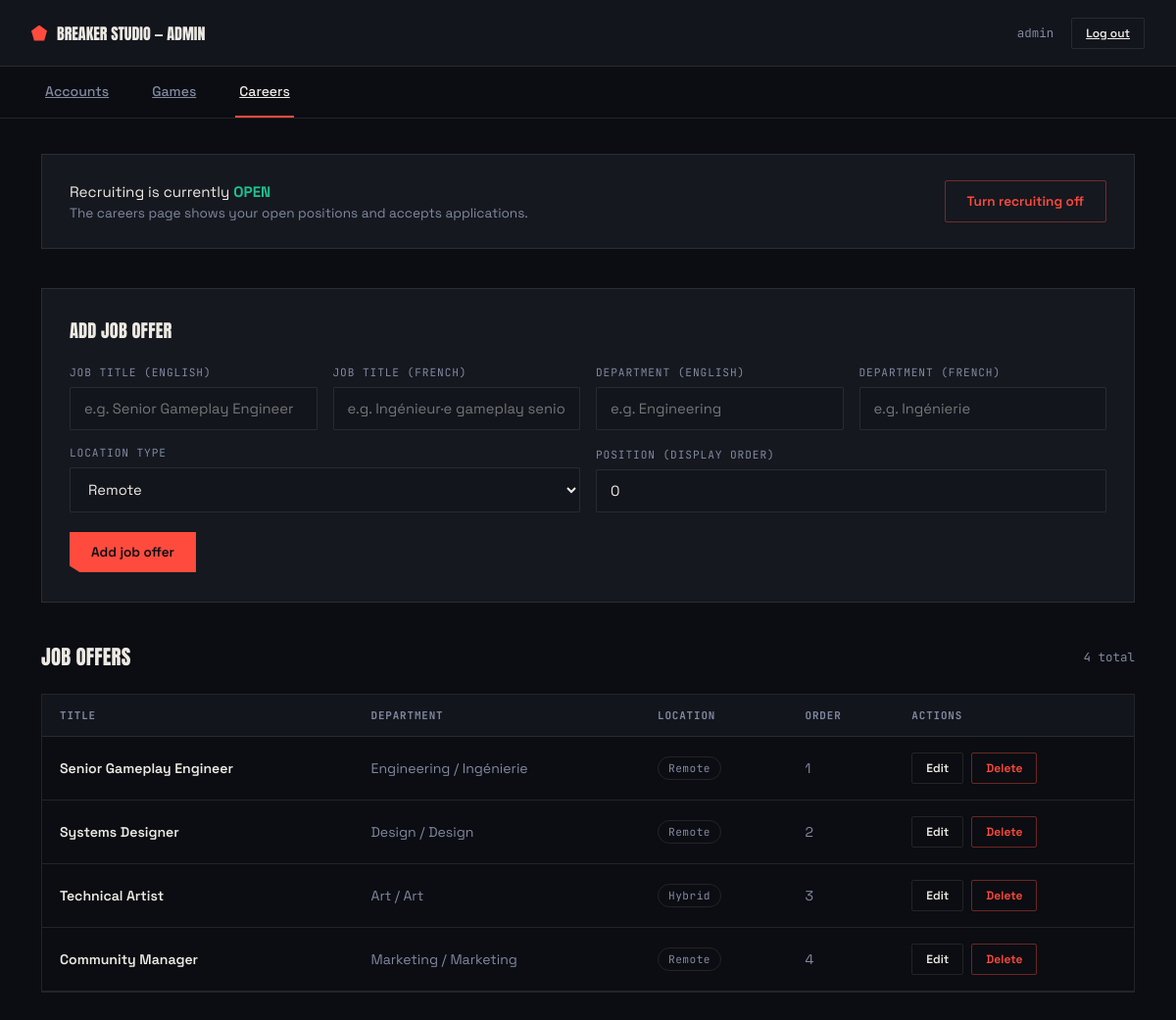
Screenshot of /admin/careers.php (signed in) with the database file from the repository.
### tables this page shows
CREATE TABLE IF NOT EXISTS job_offers (
    id             INT AUTO_INCREMENT PRIMARY KEY,
    title_en       VARCHAR(120) NOT NULL,
    title_fr       VARCHAR(120) NOT NULL,
    department_en  VARCHAR(80) NOT NULL,
    department_fr  VARCHAR(80) NOT NULL,
    location_key   ENUM('remote','hybrid','onsite') NOT NULL DEFAULT 'remote',
    position       INT NOT NULL DEFAULT 0,
    created_at     DATETIME NOT NULL DEFAULT CURRENT_TIMESTAMP
);

### includes/auth.php (called while the page is built, shortened)
<?php
require_once __DIR__ . '/functions.php';
function current_admin_username(): ?string {
    return $_SESSION['admin_username'] ?? null;
}

### includes/functions.php (called while the page is built, shortened)
<?php
require_once __DIR__ . '/../config.php';
function e(?string $value): string {
    return htmlspecialchars($value ?? '', ENT_QUOTES, 'UTF-8');
}
function get_setting(string $key, ?string $default = null): ?string {
    $stmt = get_db()->prepare("SELECT setting_value FROM site_settings WHERE setting_key = ?");
    $stmt->execute([$key]);
    $value = $stmt->fetchColumn();
    return $value !== false ? $value : $default;
}
function is_recruiting_open(): bool {
    return get_setting('recruiting_open', 'true') === 'true';
}

### config.php (called while the page is built, shortened)
<?php
function get_db(): PDO {
    static $pdo = null;
    if ($pdo === null) {
        $dsn = "mysql:host=" . DB_HOST . ";port=" . DB_PORT . ";dbname=" . DB_NAME . ";charset=utf8mb4";
        $pdo = new PDO($dsn, DB_USER, DB_PASS, [
            PDO::ATTR_ERRMODE            => PDO::ERRMODE_EXCEPTION,
            PDO::ATTR_DEFAULT_FETCH_MODE => PDO::FETCH_ASSOC,
            PDO::ATTR_EMULATE_PREPARES   => false,
        ]);
    }
    return $pdo;
}

### admin/careers.php (the view, shortened to what this page needs)
<?php
require_once __DIR__ . '/../includes/auth.php';
$db = get_db();
$jobs = $db->query("SELECT * FROM job_offers ORDER BY position ASC, id ASC")->fetchAll();
$recruiting_open = is_recruiting_open();
$active_tab = 'careers';
require __DIR__ . '/../includes/admin_head.php';
?>
  <div class="recruiting-card">
    <div class="status-text">
      Recruiting is currently
      <?php if ($recruiting_open): ?><strong class="on">OPEN</strong><?php else: ?><strong class="off">CLOSED</strong><?php endif; ?>
      <p><?php if ($recruiting_open): ?>The careers page shows your open positions and accepts applications.<?php else: ?>The careers page shows a "not hiring" message and hides the job list.<?php endif; ?></p>
    </div>
    <form method="post">
      <button type="submit" class="btn <?= $recruiting_open ? 'btn-danger' : 'btn-primary' ?>">
        <?= $recruiting_open ? 'Turn recruiting off' : 'Turn recruiting on' ?>
      </button>
    </form>
  </div>
  <div class="panel">
    <h2>Add job offer</h2>
    <form method="post">
      <div class="form-grid">
        <div class="field"><label>Job title (English)</label><input type="text" name="title_en" placeholder="e.g. Senior Gameplay Engineer" required></div>
        <div class="field"><label>Job title (French)</label><input type="text" name="title_fr" placeholder="e.g. Ingénieur·e gameplay senior" required></div>
        <div class="field"><label>Department (English)</label><input type="text" name="department_en" placeholder="e.g. Engineering" required></div>
        <div class="field"><label>Department (French)</label><input type="text" name="department_fr" placeholder="e.g. Ingénierie" required></div>
      </div>
      <div class="form-grid" style="grid-template-columns:1fr 1fr; margin-top:16px;">
        <div class="field">
          <label>Location type</label>
          <select name="location_key">
            <option value="remote">Remote</option>
          </select>
        </div>
        <div class="field"><label>Position (display order)</label><input type="number" name="position" value="0"></div>
      </div>
      <div style="margin-top:20px;"><button type="submit" class="btn btn-primary">Add job offer</button></div>
    </form>
  </div>
  <div class="section-title">
    <h2>Job offers</h2>
    <span class="meta"><?= count($jobs) ?> total</span>
  </div>
  <div class="table-wrap">
    <table>
      <thead><tr><th>Title</th><th>Department</th><th>Location</th><th>Order</th><th>Actions</th></tr></thead>
      <tbody>
        <?php foreach ($jobs as $job): ?>
        <tr>
          <td class="username-cell"><?= e($job['title_en']) ?></td>
          <td class="email-cell"><?= e($job['department_en']) ?> / <?= e($job['department_fr']) ?></td>
          <td><span class="badge role-player"><?= e(JOB_LOCATION_LABELS[$job['location_key']]['en']) ?></span></td>
          <td class="email-cell"><?= (int)$job['position'] ?></td>
          <td>
            <div class="row-actions">
              <button type="button" class="btn btn-ghost btn-sm" onclick="toggleEdit('job-<?= $job['id'] ?>')">Edit</button>
              <form method="post" style="display:inline;" data-confirm="Delete &quot;<?= e($job['title_en']) ?>&quot;? This can't be undone.">
                <button type="submit" class="btn btn-danger btn-sm">Delete</button>
              </form>
            </div>
          </td>
        </tr>
        <?php endforeach; if (empty($jobs)): ?>
        <tr><td colspan="5"><div class="empty-state">No job offers yet — add one above.</div></td></tr>
        <?php endif; ?>
      </tbody>
    </table>
  </div>
<?php require __DIR__ . '/../includes/admin_foot.php'; ?>

### includes/admin_head.php (shortened to what this page needs)
<!DOCTYPE html>
<html lang="en">
<head>
<link rel="stylesheet" href="../css/admin.css">
</head>
<body>
<header class="app-header">
  <div class="app-logo"><span class="mark"></span>BREAKER STUDIO — ADMIN</div>
  <div class="app-header-right">
    <span class="who"><?= e(current_admin_username()) ?></span>
    <a href="logout.php" class="btn btn-ghost btn-sm">Log out</a>
  </div>
</header>
<nav class="admin-subnav">
  <div class="container subnav-inner">
    <a href="dashboard.php" class="<?= $active_tab === 'accounts' ? 'current' : '' ?>">Accounts</a>
    <a href="games.php" class="<?= $active_tab === 'games' ? 'current' : '' ?>">Games</a>
    <a href="careers.php" class="<?= $active_tab === 'careers' ? 'current' : '' ?>">Careers</a>
  </div>
</nav>
<div class="container">

### includes/admin_foot.php (shortened to what this page needs)
</div>
</body>
</html>

### rows the page displays
job_offers: title_en "Senior Gameplay Engineer", department_en "Engineering", department_fr "Ingénierie", location_key "Remote", position "1"
job_offers: title_en "Systems Designer", department_en "Design", department_fr "Design", location_key "Remote", position "2"
job_offers: title_en "Technical Artist", department_en "Art", department_fr "Art", location_key "Hybrid", position "3"
job_offers: title_en "Community Manager", department_en "Marketing", department_fr "Marketing", location_key "Remote", position "4"

### other values shown
current_admin_username() "admin"
count($jobs) "4"
